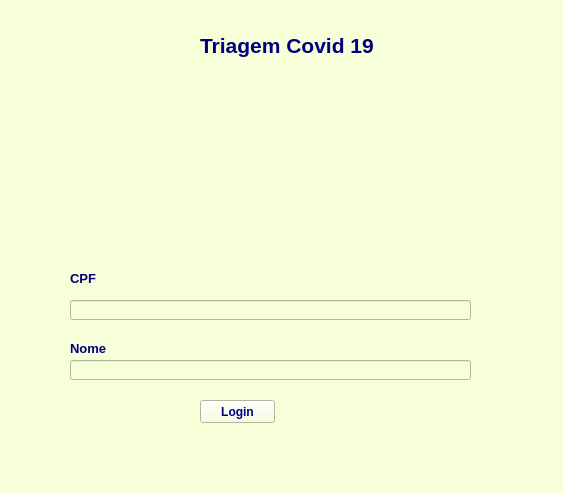
<?xml version="1.0" encoding="UTF-8"?>
<ui version="4.0">
 <class>MainWindow</class>
 <widget class="QMainWindow" name="MainWindow">
  <property name="geometry">
   <rect>
    <x>0</x>
    <y>0</y>
    <width>563</width>
    <height>493</height>
   </rect>
  </property>
  <property name="windowTitle">
   <string>MainWindow</string>
  </property>
  <property name="styleSheet">
   <string notr="true">background-color:rgb(247, 255, 217);
color :rgb(0, 0, 127)</string>
  </property>
  <widget class="QWidget" name="centralwidget">
   <widget class="QLineEdit" name="lineEdit_cpf">
    <property name="geometry">
     <rect>
      <x>70</x>
      <y>300</y>
      <width>401</width>
      <height>20</height>
     </rect>
    </property>
   </widget>
   <widget class="QLabel" name="label_titulo">
    <property name="geometry">
     <rect>
      <x>200</x>
      <y>30</y>
      <width>231</width>
      <height>31</height>
     </rect>
    </property>
    <property name="font">
     <font>
      <pointsize>16</pointsize>
      <weight>75</weight>
      <bold>true</bold>
     </font>
    </property>
    <property name="text">
     <string>Triagem Covid 19</string>
    </property>
   </widget>
   <widget class="QLabel" name="label_cpf">
    <property name="geometry">
     <rect>
      <x>70</x>
      <y>270</y>
      <width>131</width>
      <height>16</height>
     </rect>
    </property>
    <property name="font">
     <font>
      <pointsize>10</pointsize>
      <weight>75</weight>
      <bold>true</bold>
     </font>
    </property>
    <property name="text">
     <string>CPF</string>
    </property>
   </widget>
   <widget class="QLineEdit" name="lineEdit_nome">
    <property name="geometry">
     <rect>
      <x>70</x>
      <y>360</y>
      <width>401</width>
      <height>20</height>
     </rect>
    </property>
   </widget>
   <widget class="QLabel" name="label_nome">
    <property name="geometry">
     <rect>
      <x>70</x>
      <y>340</y>
      <width>131</width>
      <height>16</height>
     </rect>
    </property>
    <property name="font">
     <font>
      <pointsize>10</pointsize>
      <weight>75</weight>
      <bold>true</bold>
     </font>
    </property>
    <property name="text">
     <string>Nome</string>
    </property>
   </widget>
   <widget class="QLabel" name="label_imagem">
    <property name="geometry">
     <rect>
      <x>130</x>
      <y>140</y>
      <width>311</width>
      <height>111</height>
     </rect>
    </property>
    <property name="text">
     <string/>
    </property>
    <property name="pixmap">
     <pixmap>images.jpg</pixmap>
    </property>
   </widget>
   <widget class="QPushButton" name="botao_login">
    <property name="geometry">
     <rect>
      <x>200</x>
      <y>400</y>
      <width>75</width>
      <height>23</height>
     </rect>
    </property>
    <property name="font">
     <font>
      <weight>75</weight>
      <bold>true</bold>
     </font>
    </property>
    <property name="text">
     <string>Login</string>
    </property>
   </widget>
  </widget>
  <widget class="QMenuBar" name="menubar">
   <property name="geometry">
    <rect>
     <x>0</x>
     <y>0</y>
     <width>563</width>
     <height>21</height>
    </rect>
   </property>
  </widget>
  <widget class="QStatusBar" name="statusbar"/>
 </widget>
 <resources/>
 <connections/>
</ui>
